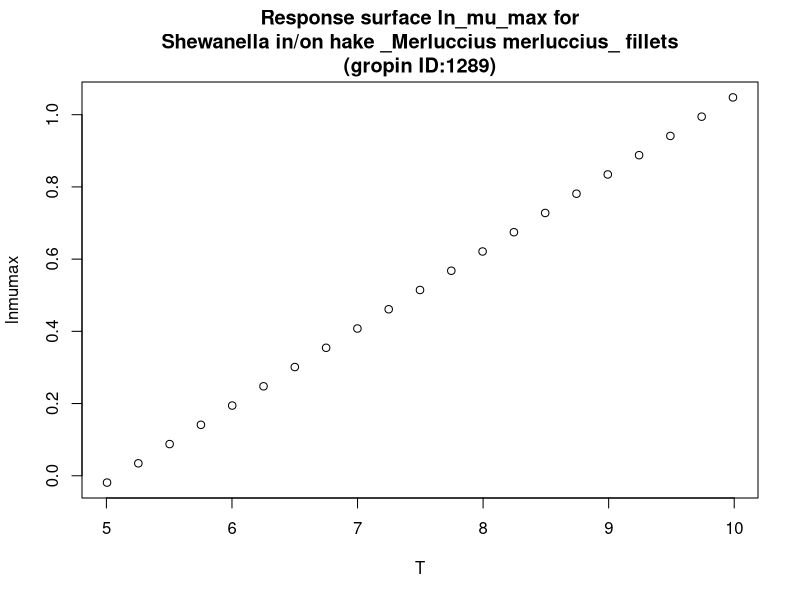

Recreate this plot in R.
#############################
# start of Parameter script
#############################
T <- seq(5.005,9.99000999000999,length.out=21)
#############################
# end of Parameter script
#############################
############################# 
# start of Model script Gropin ID 1289 
#############################
 
# constant coefficients for this model
 
variables <- data.frame(T)
argumentsPar <- unique.data.frame(expand.grid(variables))
 
# heart of the model
response_surface <- function(T) {
   mumax <-0.214*T-1.09

	return(mumax=mumax)
} 

# output parameters
responseSurface <- cbind(argumentsPar,response_surface(argumentsPar['T']))
colnames(responseSurface) <- c(colnames(argumentsPar),'lnmumax')
#############################
# End of Model script
#############################
############################# 
# start of Visualisation script Gropin ID 1289 
#############################
titleText <-'Response surface ln_mu_max for
Shewanella in/on hake _Merluccius merluccius_ fillets
(gropin ID:1289)'
plot(T,responseSurface$'lnmumax',xlab='T',
                          ylab='lnmumax',main=titleText)
#############################
# End of Visualisation script
#############################
